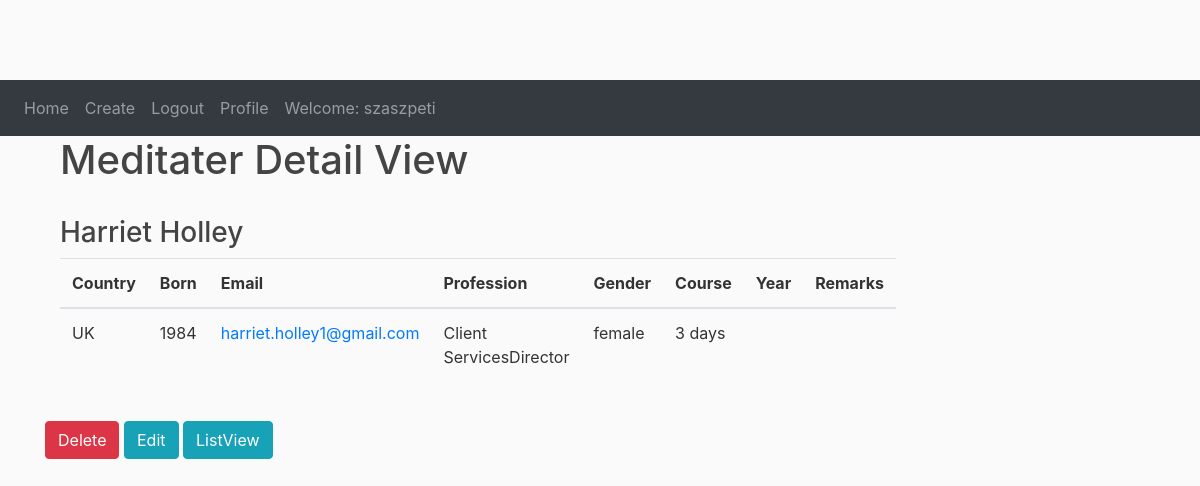
Screenshot of /meditater/detail/4/ (signed in) with the database file from the repository.
### meditater/models.py (models this page shows, shortened)
class Meditater(models.Model):
    year = models.CharField(max_length=264)
    course_type = models.CharField(max_length=120)
    name = models.CharField(max_length=20)
    state = models.CharField(max_length=10, null=True)
    email = models.EmailField(max_length=60)
    gender = models.CharField(max_length=60)
    born = models.CharField(max_length=60)
    profession = models.CharField(max_length=60)
    remarks = models.TextField(max_length=1000, blank=True)
    def get_delete_url(self):
        return reverse("meditater:meditater_delete", kwargs={"pk": self.id})
    def get_email_url(self):
        return reverse("meditater:email_formating", kwargs={"pk": self.id})

### meditater/views.py (the view)
# urls.py: path('detail/<int:pk>/', MeditaterDetailView.as_view(), name='meditater_detail'),
class MeditaterDetailView(LoginRequiredMixin, DetailView):
    model = Meditater
    template_name = "meditater/meditater_detail.html"

### meditater/templates/meditater/meditater_detail.html
{% extends 'meditater/base.html' %}
{% block content %}
<div class="container">
  <h1>Meditater Detail View</h1> <br>
    <h3>{{meditater.name}}</h3>
    <table class="table">
    <thead>
      <tr>
        <th>Country</th>
        <th>Born</th>
          <th>Email</th>
           <th>Profession</th>
          <th>Gender</th>
          <th>Course</th>
          <th>Year</th>
          <th>Remarks</th>
      </tr>
    </thead>
    <tbody>
      <tr>
          <td>{{meditater.state}}</td>
           <td>{{meditater.born}}</td>
           <td><a href="{{meditater.get_email_url}}">{{meditater.email}}</a> </td>
           <td>{{meditater.profession}}</td>
          <td>{{meditater.gender}}</td>
           <td>{{meditater.course_type}}</td>
           <td>{{meditater.year}}</td>
           <td>{{meditater.remarks}}</td>
      </tr>
    </tbody>
  </table>
  </div>
    <br>
    <a class="btn btn-danger" href="{{meditater.get_delete_url}}">Delete</a>
    <a class="btn btn-info" href="{% url 'meditater:meditater_edit' pk=object.pk%}">Edit</a>
    <a class="btn btn-info" href="{% url 'meditater:meditater_list'%}">ListView</a>
</div>
{% endblock %}

### meditater/templates/meditater/base.html (shortened to what this page needs)
{% load static %}
<!DOCTYPE html>
<html>
<head>
   <link rel="stylesheet" href="https://maxcdn.bootstrapcdn.com/bootstrap/4.0.0/css/bootstrap.min.css">
<link rel="stylesheet" type="text/css" href="{% static 'meditater/main.css' %}">
   <nav class="navbar navbar-expand-sm bg-dark navbar-dark">
  <ul class="navbar-nav">
      {% if user.is_authenticated %}
    <li class="nav-item">
      <a class="nav-link" href="{% url 'meditater:home' %}">Home</a>
    </li>
    <li class="nav-item">
      <a class="nav-link" href="{% url 'meditater:meditater_create' %}">Create</a>
    </li>
    <li class="nav-item">
      <a class="nav-link" href="{% url 'logout' %}">Logout</a>
    </li>
       <li class="nav-item">
      <a class="nav-link" href="{% url 'profile' %}">Profile</a>
    </li>
       <li class="nav-item">
      <a class="nav-link justify-content-end" href="#">Welcome: {{user.username}}</a>
    </li>
      {% endif %}
  </ul>
</nav>
</head>
<body>
 <main role="main" class="container">
      <div class="row">
        <div class="col-md-8">
            {% block content %}{% endblock %}
        </div>
    </main>
</body>
</html>

### meditater/static/meditater/main.css (style rules this page uses)
body { background: #fafafa; color: #333333; margin-top: 5rem; }
h1, h2, h3, h4, h5, h6 { color: #444444; }
ul { margin: 0; }

### rows the page displays
Meditater: name "Harriet Holley", state "UK", born "1984", email "harriet.holley1@gmail.com", profession "Client ServicesDirector", gender "female", course_type "3 days"

### other values shown
{{ user.username }} "szaszpeti"
